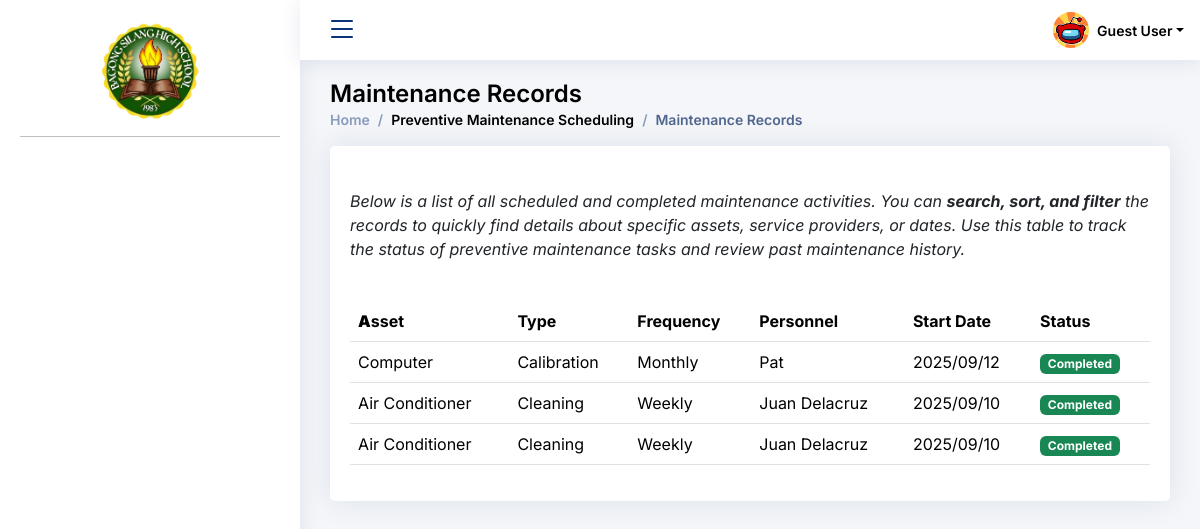
/User_Admin/Preventive_Maintenance_Module/records_of_maintenance.php, run on the app's committed database.
### tables this page shows
CREATE TABLE `bcp_sms4_scheduling` (
  `id` int NOT NULL AUTO_INCREMENT,
  `asset` varchar(255) NOT NULL,
  `type` varchar(100) NOT NULL,
  `frequency` enum('Daily','Weekly','Monthly','Quarterly','Yearly') NOT NULL,
  `personnel` varchar(255) NOT NULL,
  `start_date` date NOT NULL,
  `created_at` timestamp NOT NULL DEFAULT CURRENT_TIMESTAMP,
  `status` enum('Scheduled','In Progress','Completed','Overdue') DEFAULT 'Scheduled',
  PRIMARY KEY (`id`)
);

### User_Admin/Preventive_Maintenance_Module/records_of_maintenance.php (the view, shortened to what this page needs)
<!DOCTYPE html>
<html lang="en">
<head>
  <link href="../../assets/vendor/bootstrap/css/bootstrap.min.css" rel="stylesheet">
  <link href="../../assets/vendor/bootstrap-icons/bootstrap-icons.css" rel="stylesheet">
  <link href="../../assets/vendor/boxicons/css/boxicons.min.css" rel="stylesheet">
  <link href="../../assets/vendor/quill/quill.snow.css" rel="stylesheet">
  <link href="../../assets/vendor/quill/quill.bubble.css" rel="stylesheet">
  <link href="../../assets/vendor/remixicon/remixicon.css" rel="stylesheet">
  <link href="../../assets/vendor/simple-datatables/style.css" rel="stylesheet">
  <link href="../../assets/css/style.css" rel="stylesheet">
  <link href="../../assets/css/schedule_maintenance.css" rel="stylesheet">
</head>
<body>
  <?php
    include '../../components/nav-bar.php'
  ?>
  <main id="main" class="main">
    <div class="pagetitle">
      <h1>Maintenance Records</h1>
      <nav>
        <ol class="breadcrumb">
          <li class="breadcrumb-item"><a href="<?=BASE_URL?>User_Admin/dashboard.php">Home</a></li>
          <li class="breadcrumb-item">Preventive Maintenance Scheduling</li>
          <li class="breadcrumb-item active">Maintenance Records</li>
        </ol>
      </nav>
    </div>
    <?php
    $host = 'localhost';
    $dbname = 'bcp_sms4_pcm';
    $username = 'root';
    $password = '';
    try {
        $pdo = new PDO("mysql:host=$host;dbname=$dbname", $username, $password);
        $pdo->setAttribute(PDO::ATTR_ERRMODE, PDO::ERRMODE_EXCEPTION);
        $stmt = $pdo->query("SELECT asset, type, frequency, personnel, start_date FROM bcp_sms4_scheduling ORDER BY start_date DESC");
        $schedules = $stmt->fetchAll(PDO::FETCH_ASSOC);
    } catch(PDOException $e) {
        echo "Connection failed: " . $e->getMessage();
        $schedules = [];
    }
    ?>
    <section class="section">
        <div class="row">
            <div class="col-lg-12">
                <div class="card">
                    <div class="card-body">
                        <h5 class="card-title"></h5>
                        <p>
                            <em>Below is a list of all scheduled and completed maintenance activities.
                            You can <b>search, sort, and filter</b> the records to quickly find details
                            about specific assets, service providers, or dates.
                            Use this table to track the status of preventive maintenance tasks and
                            review past maintenance history.</em>
                        </p>
                        <br>
                        <table class="table datatable">
                            <thead>
                                <tr>
                                    <th><b>A</b>sset</th>
                                    <th>Type</th>
                                    <th>Frequency</th>
                                    <th>Personnel</th>
                                    <th data-type="date" data-format="YYYY/MM/DD">Start Date</th>
                                    <th>Status</th>
                                </tr>
                            </thead>
                            <tbody>
                                <?php foreach ($schedules as $schedule): ?>
                                <tr>
                                    <td><?php echo htmlspecialchars($schedule['asset']); ?></td>
                                    <td><?php echo htmlspecialchars($schedule['type']); ?></td>
                                    <td><?php echo htmlspecialchars($schedule['frequency']); ?></td>
                                    <td><?php echo htmlspecialchars($schedule['personnel']); ?></td>
                                    <td><?php echo date('Y/m/d', strtotime($schedule['start_date'])); ?></td>
                                    <td>
                                        <?php
                                        $statusClass = '';
                                        switch($schedule['status']) {
                                            case 'Completed':
                                                $statusClass = 'badge bg-success';
                                                break;
                                        }
                                        ?>
                                        <span class="<?php echo $statusClass; ?>"><?php echo htmlspecialchars($schedule['status']); ?></span>
                                    </td>
                                </tr>
                                <?php endforeach; ?>
                            </tbody>
                        </table>
                    </div>
                </div>
            </div>
        </div>
    </section>
  </main>
  </body>
</html>

### assets/css/style.css (style rules this page uses)
:root { scroll-behavior: smooth; }
body { font-family: "Inter", sans-serif; background: #f6f9ff; color: #444444; }
a { color: #4154f1; text-decoration: none; }
h1, h2, h3, h4, h5, h6 { font-family: "Inter", sans-serif; }
#main { margin-top: 60px; padding: 20px 30px; transition: all 0.3s; }
.pagetitle { margin-bottom: 10px; }
.pagetitle h1 { font-size: 24px; margin-bottom: 0; font-weight: 600; color: #000000; }
.card { margin-bottom: 30px; border: none; border-radius: 5px; box-shadow: 0px 0 30px rgba(1, 41, 112, 0.1); }
.card-title { padding: 20px 0 15px 0; font-size: 18px; font-weight: 500; color: #000000; font-family: "Inter", sans-serif; }
.card-body { padding: 0 20px 20px 20px; }
.breadcrumb { font-size: 14px; font-family: "Inter", sans-serif; color: #000000; font-weight: 600; }
.breadcrumb a { color: #899bbd; transition: 0.3s; }
.breadcrumb .breadcrumb-item::before { color: #899bbd; }
.breadcrumb .active { color: #51678f; font-weight: 600; }
@media (min-width: 1200px) { #main, #footer, #header { margin-left: 300px; } }

### assets/css/schedule_maintenance.css (style rules this page uses)
html, body { margin: 0; padding: 0; font-family: "Inter", sans-serif; background: #f4f6f9; }

### data on the page
bcp_sms4_scheduling: asset "Computer", type "Calibration", frequency "Monthly", personnel "Pat", start_date "2025/09/12", status "Completed"
bcp_sms4_scheduling: asset "Air Conditioner", type "Cleaning", frequency "Weekly", personnel "Juan Delacruz", start_date "2025/09/10", status "Completed"

### other printed values
$userFullname "Guest User"
